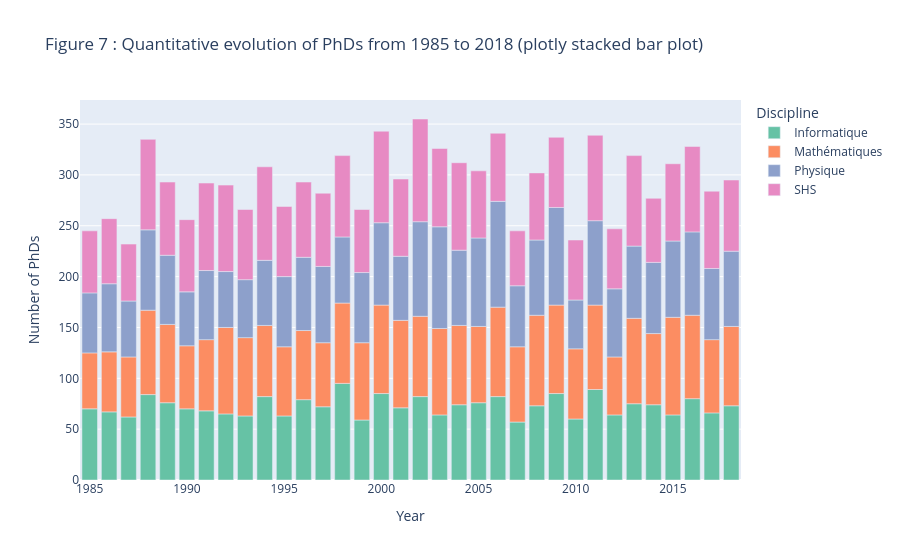

The cell this chart's notebook holds for it:
### Code cell
# Create a stacked bar plot
fig = px.bar(
    discipline_count2,
    x='Année',
    y='Count',
    color='Discipline',
    title='Figure 7 : Quantitative evolution of PhDs from 1985 to 2018 (plotly stacked bar plot)',
    labels={'Année': 'Year', 'Count': 'Number of PhDs'},
    color_discrete_sequence=px.colors.qualitative.Set2
)

plt.savefig('Figure7_quantitative_evolution_of_phds_from_1985_to_2018_(Plotly_stacked_bar_plot).png', dpi=300)

# Show the plot
fig.show()

### Figure 1 — Plotly figure (JSON) as saved in the notebook; plotly's stock layout.template omitted (floating-point values rounded to 4 significant figures)
{"data": [{"alignmentgroup": "True", "hovertemplate": "Discipline=Informatique<br>Year=%{x}<br>Number of PhDs=%{y}<extra></extra>", "legendgroup": "Informatique", "marker": {"color": "rgb(102,194,165)", "pattern": {"shape": ""}}, "name": "Informatique", "offsetgroup": "Informatique", "orientation": "v", "showlegend": true, "textposition": "auto", "type": "bar", "x": [1985, 1986, 1987, 1988, 1989, 1990, 1991, 1992, 1993, 1994, 1995, 1996, 1997, 1998, 1999, 2000, 2001, 2002, 2003, 2004, 2005, 2006, 2007, 2008, 2009, 2010, 2011, 2012, 2013, 2014, 2015, 2016, 2017, 2018], "xaxis": "x", "y": [70, 67, 62, 84, 76, 70, 68, 65, 63, 82, 63, 79, 72, 95, 59, 85, 71, 82, 64, 74, 76, 82, 57, 73, 85, 60, 89, 64, 75, 74, 64, 80, 66, 73], "yaxis": "y"}, {"alignmentgroup": "True", "hovertemplate": "Discipline=Mathématiques<br>Year=%{x}<br>Number of PhDs=%{y}<extra></extra>", "legendgroup": "Mathématiques", "marker": {"color": "rgb(252,141,98)", "pattern": {"shape": ""}}, "name": "Mathématiques", "offsetgroup": "Mathématiques", "orientation": "v", "showlegend": true, "textposition": "auto", "type": "bar", "x": [1985, 1986, 1987, 1988, 1989, 1990, 1991, 1992, 1993, 1994, 1995, 1996, 1997, 1998, 1999, 2000, 2001, 2002, 2003, 2004, 2005, 2006, 2007, 2008, 2009, 2010, 2011, 2012, 2013, 2014, 2015, 2016, 2017, 2018], "xaxis": "x", "y": [55, 59, 59, 83, 77, 62, 70, 85, 77, 70, 68, 68, 63, 79, 76, 87, 86, 79, 85, 78, 75, 88, 74, 89, 87, 69, 83, 57, 84, 70, 96, 82, 72, 78], "yaxis": "y"}, {"alignmentgroup": "True", "hovertemplate": "Discipline=Physique<br>Year=%{x}<br>Number of PhDs=%{y}<extra></extra>", "legendgroup": "Physique", "marker": {"color": "rgb(141,160,203)", "pattern": {"shape": ""}}, "name": "Physique", "offsetgroup": "Physique", "orientation": "v", "showlegend": true, "textposition": "auto", "type": "bar", "x": [1985, 1986, 1987, 1988, 1989, 1990, 1991, 1992, 1993, 1994, 1995, 1996, 1997, 1998, 1999, 2000, 2001, 2002, 2003, 2004, 2005, 2006, 2007, 2008, 2009, 2010, 2011, 2012, 2013, 2014, 2015, 2016, 2017, 2018], "xaxis": "x", "y": [59, 67, 55, 79, 68, 53, 68, 55, 57, 64, 69, 72, 75, 65, 69, 81, 63, 93, 100, 74, 87, 104, 60, 74, 96, 48, 83, 67, 71, 70, 75, 82, 70, 74], "yaxis": "y"}, {"alignmentgroup": "True", "hovertemplate": "Discipline=SHS<br>Year=%{x}<br>Number of PhDs=%{y}<extra></extra>", "legendgroup": "SHS", "marker": {"color": "rgb(231,138,195)", "pattern": {"shape": ""}}, "name": "SHS", "offsetgroup": "SHS", "orientation": "v", "showlegend": true, "textposition": "auto", "type": "bar", "x": [1985, 1986, 1987, 1988, 1989, 1990, 1991, 1992, 1993, 1994, 1995, 1996, 1997, 1998, 1999, 2000, 2001, 2002, 2003, 2004, 2005, 2006, 2007, 2008, 2009, 2010, 2011, 2012, 2013, 2014, 2015, 2016, 2017, 2018], "xaxis": "x", "y": [61, 64, 56, 89, 72, 71, 86, 85, 69, 92, 69, 74, 72, 80, 62, 90, 76, 101, 77, 86, 66, 67, 54, 66, 69, 59, 84, 59, 89, 63, 76, 84, 76, 70], "yaxis": "y"}], "layout": {"barmode": "relative", "legend": {"title": {"text": "Discipline"}, "tracegroupgap": 0}, "title": {"text": "Figure 7 : Quantitative evolution of PhDs from 1985 to 2018 (plotly stacked bar plot)"}, "xaxis": {"anchor": "y", "domain": [0, 1], "title": {"text": "Year"}}, "yaxis": {"anchor": "x", "domain": [0, 1], "title": {"text": "Number of PhDs"}}}}
